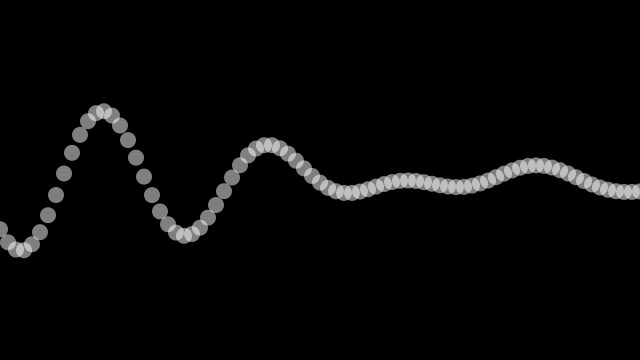
Frame 1 (no input)
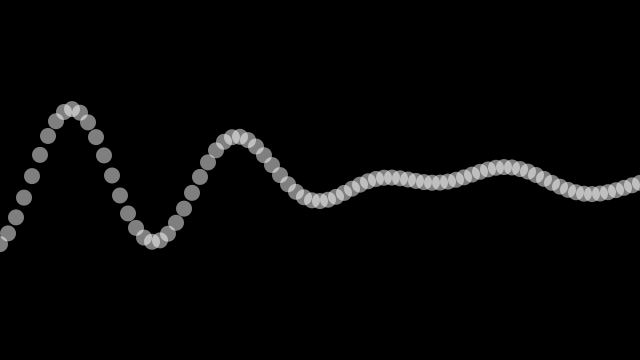
Frame 60 (the mouse pressed at the canvas centre just before this capture)
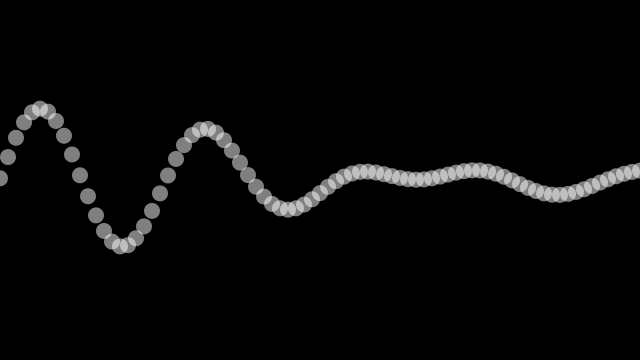
Frame 120 (the mouse held since frame 60 and released just before this capture)

The Processing sketch that drew these frames (run headless with seeded random() and noise(); from frame 60 on, the mouse is pressed at the canvas centre):

// Processing sketch: AdditiveWave
// ── AdditiveWave.pde
/**
 * Additive Wave
 * by Daniel Shiffman. 
 * 
 * Create a more complex wave by adding two waves together. 
 */
 
int xspacing = 8;   // How far apart should each horizontal location be spaced
int w;              // Width of entire wave
int maxwaves = 4;   // total # of waves to add together

float theta = 0.0;
float[] amplitude = new float[maxwaves];   // Height of wave
float[] dx = new float[maxwaves];          // Value for incrementing X, to be calculated as a function of period and xspacing
float[] yvalues;                           // Using an array to store height values for the wave (not entirely necessary)

void setup() {
  size(640, 360);
  frameRate(30);
  colorMode(RGB, 255, 255, 255, 100);
  w = width + 16;

  for (int i = 0; i < maxwaves; i++) {
    amplitude[i] = random(10,30);
    float period = random(100,300); // How many pixels before the wave repeats
    dx[i] = (TWO_PI / period) * xspacing;
  }

  yvalues = new float[w/xspacing];
}

void draw() {
  background(0);
  calcWave();
  renderWave();
}

void calcWave() {
  // Increment theta (try different values for 'angular velocity' here
  theta += 0.02;

  // Set all height values to zero
  for (int i = 0; i < yvalues.length; i++) {
    yvalues[i] = 0;
  }
 
  // Accumulate wave height values
  for (int j = 0; j < maxwaves; j++) {
    float x = theta;
    for (int i = 0; i < yvalues.length; i++) {
      // Every other wave is cosine instead of sine
      if (j % 2 == 0)  yvalues[i] += sin(x)*amplitude[j];
      else yvalues[i] += cos(x)*amplitude[j];
      x+=dx[j];
    }
  }
}

void renderWave() {
  // A simple way to draw the wave with an ellipse at each location
  noStroke();
  fill(255,50);
  ellipseMode(CENTER);
  for (int x = 0; x < yvalues.length; x++) {
    ellipse(x*xspacing,height/2+yvalues[x],16,16);
  }
}
